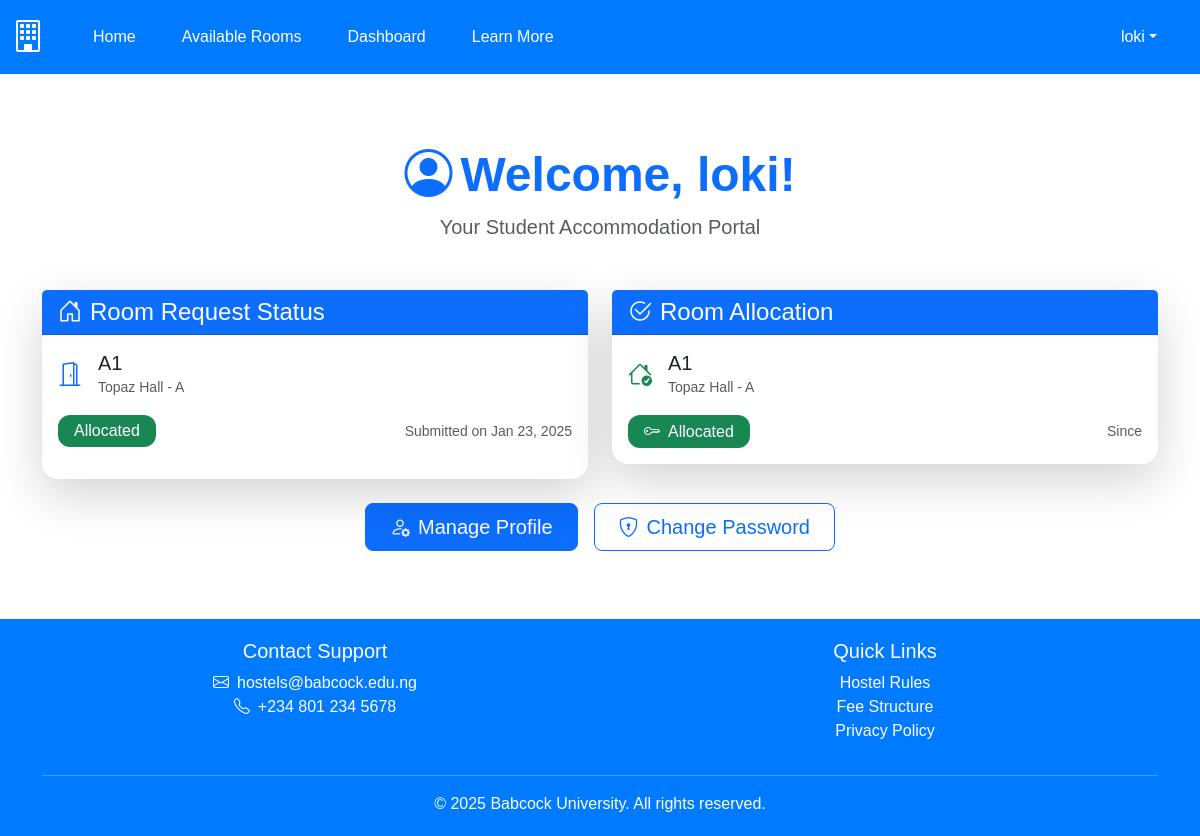
/user/dashboard/ (signed in), run on the app's committed database.
### userauth/models.py (models this page shows, shortened)
class Request(models.Model):
    student = models.ForeignKey(
        User, on_delete=models.CASCADE, related_name="requests",
        help_text="The student making the request"
    )
    hostel = models.ForeignKey(
        Hostel, on_delete=models.CASCADE, related_name="requests",
        help_text="The requested hostel"
    )
    block = models.ForeignKey(
        Block, on_delete=models.CASCADE, related_name="requests",
        help_text="The requested block"
    )
    room = models.ForeignKey(
        Room, on_delete=models.CASCADE, related_name="requests",
        help_text="The requested room"
    )
    created_at = models.DateTimeField(auto_now_add=True)
    priority = models.PositiveIntegerField(default=0, help_text="Priority level based on student's condition")  # ✅ Add this
    STATUS_CHOICES = [
        ('Pending', 'Pending'),
        ('Allocated', 'Allocated'),
        ('Rejected', 'Rejected')
    ]
    status = models.CharField(
        max_length=10,
        choices=STATUS_CHOICES,
        default='Pending'
    )
    rejection_reason = models.TextField(blank=True, null=True)
    rejected_at = models.DateTimeField(null=True, blank=True)
    read = models.BooleanField(default=False)
    class Meta:
        ordering = ['created_at']

class Room(models.Model):
    block = models.ForeignKey(Block, on_delete=models.CASCADE, related_name="rooms")
    name = models.CharField(max_length=10)  # e.g., A1, A2
    capacity = models.PositiveIntegerField()  # Maximum number of occupants
    occupied_beds = models.PositiveIntegerField(default=0)  # Current number of occupants
    class Meta:
        unique_together = ('block', 'name')  # Ensure no duplicate rooms in a block

class Hostel(models.Model):
    name = models.CharField(max_length=100, unique=True)
    gender = models.CharField(choices=GENDER, max_length=10)
    created_at = models.DateTimeField(auto_now_add=True)
    updated_at = models.DateTimeField(auto_now=True)
    assigned_levels = models.ManyToManyField(
        Level,
        related_name="hostels",
        blank=True,
        help_text="Levels to which this hostel is assigned"
    )

class Block(models.Model):
    hostel = models.ForeignKey(Hostel, on_delete=models.CASCADE, related_name="blocks")
    name = models.CharField(max_length=1)
    number_of_rooms = models.PositiveIntegerField(default=0)
    class Meta:
        unique_together = ('hostel', 'name')

class Allocation(models.Model):
    student = models.OneToOneField(
        User, on_delete=models.CASCADE, related_name="allocation",
        help_text="The student being allocated"
    )
    room = models.ForeignKey(Room, on_delete=models.CASCADE, related_name="allocations")
    condition = models.ForeignKey(
        Condition, on_delete=models.SET_NULL, null=True, blank=True,
        help_text="The priority condition for the allocation"
    )
    allocated_at = models.DateTimeField(auto_now_add=True)

### userauth/views.py (the view)
# urls.py: path('dashboard/', views.StudentDashboardView, name='student_dashboard'),
@login_required
def StudentDashboardView(request):
    requests = Request.objects.filter(student=request.user)
    unread = requests.filter(status='Rejected', read=False)
    unread.update(read=True)
    context = {
        'requests': requests,
        'allocation_data': Allocation.objects.filter(student=request.user).first()
    }
    return render(request, "userauth/student_dashboard.html", context)

### templates/userauth/student_dashboard.html (shortened to what this page needs)
{% extends "hostel/index.html" %}
{% load static %}
{% block main-content %}
<div class="container py-5">
    <div class="text-center mb-5">
        <h1 class="display-5 fw-bold text-primary">
            <i class="bi bi-person-circle me-2"></i>Welcome, {{ request.user.username }}!
        </h1>
        <p class="lead text-muted">Your Student Accommodation Portal</p>
    </div>
    <div class="row g-4">
        <div class="col-lg-6">
            <div class="card shadow-lg border-0">
                <div class="card-header bg-primary text-white">
                    <h4 class="mb-0">
                        <i class="bi bi-house-door me-2"></i>Room Request Status
                    </h4>
                </div>
                <div class="card-body">
                    {% if requests %}
                        {% for req in requests %}
                            {% if req.status != 'Rejected' %}
                            <div class="d-grid gap-3 mb-3">
                                <div class="d-flex align-items-center">
                                    <i class="bi bi-door-open fs-4 text-primary me-3"></i>
                                    <div>
                                        <h5 class="mb-0">{{ req.room.name }}</h5>
                                        <small class="text-muted">{{ req.hostel.name }} - {{ req.block.name }}</small>
                                    </div>
                                </div>
                                <div class="d-flex justify-content-between align-items-center">
                                    <span class="badge bg-{% if req.status == 'Allocated' %}success{% else %}warning{% endif %} fs-6">
                                        {{ req.status }}
                                    </span>
                                    <small class="text-muted">Submitted on {{ req.created_at|date:"M d, Y" }}</small>
                                </div>
                            </div>
                            {% endif %}
                        {% endfor %}
                    {% endif %}
                </div>
            </div>
        </div>
        <div class="col-lg-6">
            <div class="card shadow-lg border-0">
                <div class="card-header bg-primary text-white">
                    <h4 class="mb-0">
                        <i class="bi bi-check2-circle me-2"></i>Room Allocation
                    </h4>
                </div>
                <div class="card-body">
                    {% if allocation_data %}
                    <div class="d-grid gap-3">
                        <div class="d-flex align-items-center">
                            <i class="bi bi-house-check fs-4 text-success me-3"></i>
                            <div>
                                <h5 class="mb-0">{{ allocation_data.room.name }}</h5>
                                <small class="text-muted">{{ allocation_data.room.block.hostel.name }} - {{ allocation_data.room.block.name }}</small>
                            </div>
                        </div>
                        <div class="d-flex justify-content-between align-items-center">
                            <span class="badge bg-success fs-6">
                                <i class="bi bi-key me-2"></i>Allocated
                            </span>
                            <small class="text-muted">Since {{ allocation_data.created_at|date:"M d, Y" }}</small>
                        </div>
                    </div>
                    {% endif %}
                </div>
            </div>
        </div>
        <div class="col-12 mt-4">
            <div class="d-grid gap-3 d-md-flex justify-content-md-center">
                <a href="{% url 'userauth:profile' %}" class="btn btn-primary btn-lg px-4">
                    <i class="bi bi-person-gear me-2"></i>Manage Profile
                </a>
                <a href="{% url 'userauth:changepassword' %}" class="btn btn-outline-primary btn-lg px-4">
                    <i class="bi bi-shield-lock me-2"></i>Change Password
                </a>
            </div>
        </div>
    </div>
</div>
{% endblock main-content %}

### templates/hostel/index.html (shortened to what this page needs)
<!DOCTYPE html>
<html lang="en">
{% load static %}
<head>
    <link rel="stylesheet" href="https://cdn.jsdelivr.net/npm/bootstrap-icons@1.11.1/font/bootstrap-icons.css">
    <link href="https://cdn.jsdelivr.net/npm/bootstrap@5.3.3/dist/css/bootstrap.min.css" rel="stylesheet" />
</head>
<body>
    <nav class="navbar navbar-expand-lg navbar-dark">
        <div class="container-fluid">
            <a class="navbar-brand" href="/">
                <i class="bi bi-building navbar-brand-icon text-white"></i>
            </a>
            <div class="collapse navbar-collapse" id="navbarSupportedContent">
                <ul class="navbar-nav me-auto mb-2 mb-lg-0">
                    {% if request.user.is_authenticated %}
                    <li class="nav-item">
                        <a class="nav-link active" aria-current="page" href="{% url 'userauth:home' %}">Home</a>
                    </li>
                    <li class="nav-item">
                        <a class="nav-link active" href="{% url 'userauth:occupied_rooms' %}">Available Rooms</a>
                    </li>
                    <li class="nav-item">
                        <a class="nav-link active" href="{% url 'userauth:student_dashboard' %}">
                            Dashboard
                        </a>
                    </li>
                    <li class="nav-item">
                        <a href="{% url "userauth:about_us" %}" class="nav-link active">Learn More</a>
                    </li>
                    {% endif %}
                </ul>
                {% if request.user.is_authenticated %}
                <ul class="navbar-nav ms-auto">
                    <li class="nav-item dropdown mx-2">
                        <a class="nav-link dropdown-toggle text-white" href="#" id="profileDropdown" role="button" data-bs-toggle="dropdown" aria-expanded="false">{{ request.user }}</a>
                    </li>
                </ul>
                {% endif %}
            </div>
        </div>
    </nav>
    {% block main-content %}{% endblock main-content %}
    <footer class="footer">
        <div class="container">
            <div class="row">
                <div class="col-md-6">
                    <h5>Contact Support</h5>
                    <ul class="list-unstyled">
                        <li><i class="bi bi-envelope me-2"></i>hostels@babcock.edu.ng</li>
                        <li><i class="bi bi-telephone me-2"></i>+234 801 234 5678</li>
                    </ul>
                </div>
                <div class="col-md-6">
                    <h5>Quick Links</h5>
                    <ul class="list-unstyled">
                        <li><a href="#" class="text-white text-decoration-none">Hostel Rules</a></li>
                        <li><a href="#" class="text-white text-decoration-none">Fee Structure</a></li>
                        <li><a href="#" class="text-white text-decoration-none">Privacy Policy</a></li>
                    </ul>
                </div>
            </div>
            <hr>
            <p class="mb-0">&copy; 2025 Babcock University. All rights reserved.</p>
        </div>
    </footer>
</body>
</html>

### templates/userauth/student_dashboard.html (style rules this page uses)
.card { transition: transform 0.2s ease, box-shadow 0.2s ease; border-radius: 1rem; }
.badge { padding: 0.5em 1em; border-radius: 0.75rem; font-weight: 500; }

### data on the page
Request: room.name "A1", hostel.name "Topaz Hall", block.name "A", status "Allocated", created_at "Jan 23, 2025"
Allocation: room.name "A1", room.block.hostel.name "Topaz Hall", room.block.name "A"

### other printed values
{{ request.user }} "loki"
{{ request.user.username }} "loki"
